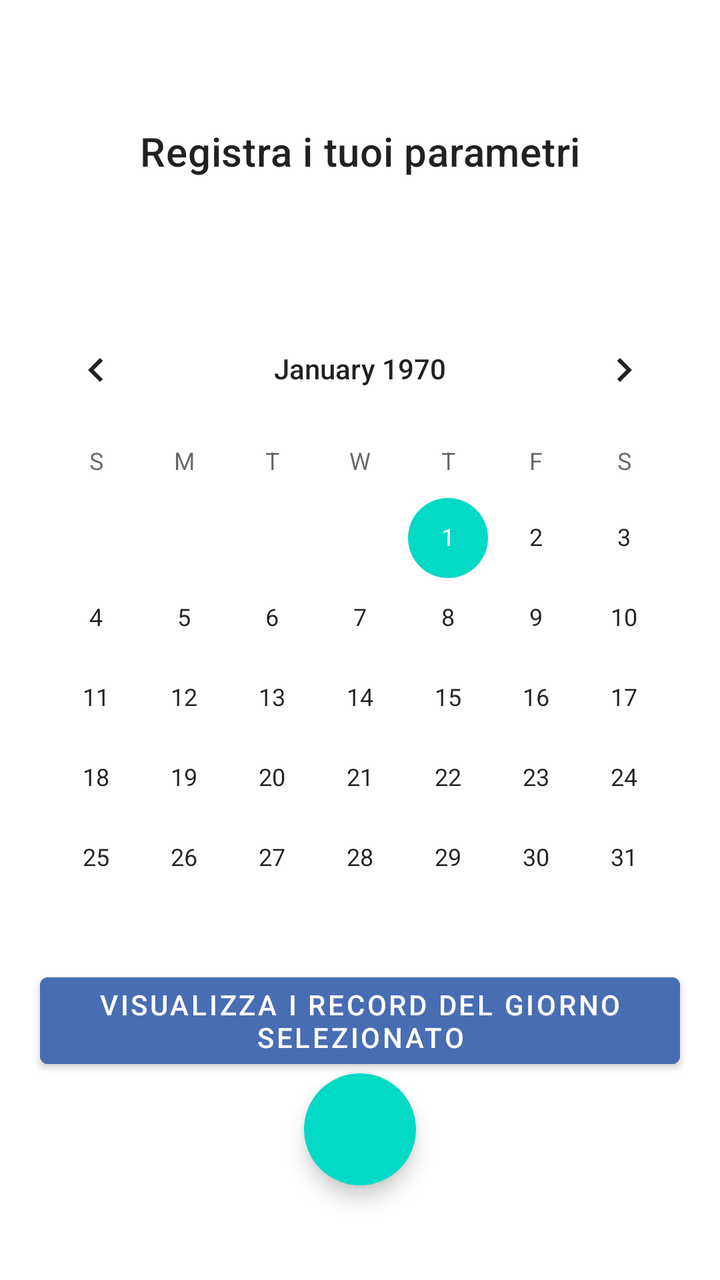
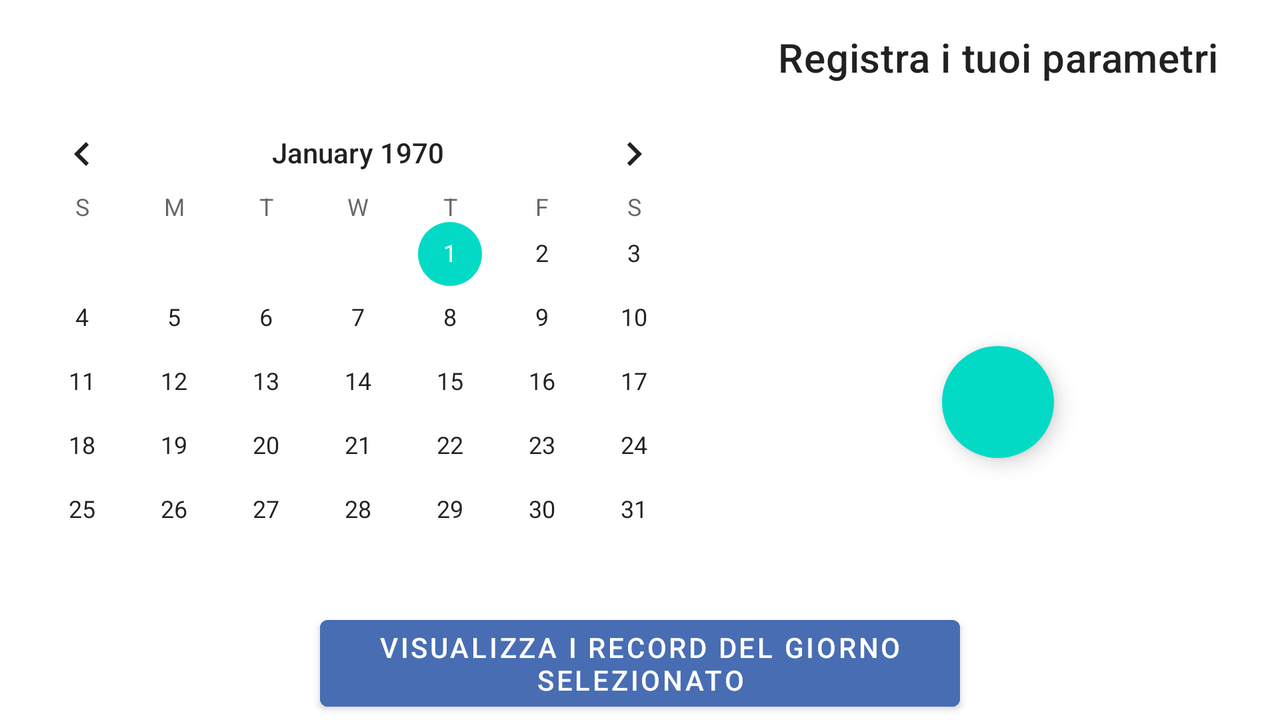

An Android layout and its configuration variant, each rendered on a device that would load it. The default file and the variant file are quoted in full after the pictures.
<!-- AndroidManifest.xml: application theme AppTheme -->
<!-- res/layout/fragment_calendar.xml -->
<?xml version="1.0" encoding="utf-8"?>
<androidx.constraintlayout.widget.ConstraintLayout
    xmlns:android="http://schemas.android.com/apk/res/android"
    xmlns:app="http://schemas.android.com/apk/res-auto"
    xmlns:tools="http://schemas.android.com/tools"
    android:layout_width="match_parent"
    android:layout_height="match_parent"
    android:orientation="vertical">

    <TextView
        android:id="@+id/textView3"
        android:layout_width="wrap_content"
        android:layout_height="wrap_content"
        android:gravity="center|top"
        android:text="Registra i tuoi parametri"
        android:textAppearance="?attr/textAppearanceHeadline6"
        app:layout_constraintBottom_toTopOf="@+id/calendarView"
        app:layout_constraintLeft_toLeftOf="parent"
        app:layout_constraintRight_toRightOf="parent"
        app:layout_constraintTop_toTopOf="parent" />

    <TextView
        android:id="@+id/textView2"
        android:layout_width="wrap_content"
        android:layout_height="wrap_content"
        android:gravity="center|top"
        android:text=""
        android:textAppearance="?attr/textAppearanceHeadline6"
        app:layout_constraintBottom_toTopOf="@+id/calendarView"
        app:layout_constraintLeft_toLeftOf="parent"
        app:layout_constraintRight_toRightOf="parent"
        app:layout_constraintTop_toBottomOf="@+id/textView3" />

    <CalendarView
        android:id="@+id/calendarView"
        android:layout_width="wrap_content"
        android:layout_height="wrap_content"
        app:layout_constraintBottom_toBottomOf="parent"
        app:layout_constraintTop_toTopOf="parent"
        app:layout_constraintRight_toRightOf="parent"
        app:layout_constraintLeft_toLeftOf="parent"
        />

    <com.google.android.material.button.MaterialButton
        android:id="@+id/checkRecordSelectedDate"
        android:layout_width="wrap_content"
        android:layout_height="wrap_content"
        android:backgroundTint="@color/colorBlueDark"
        android:text="visualizza i record del giorno selezionato"
        app:layout_constraintBottom_toTopOf="@+id/addRecord"
        app:layout_constraintEnd_toEndOf="parent"
        app:layout_constraintStart_toStartOf="parent"
        app:layout_constraintTop_toBottomOf="@+id/calendarView"
        android:layout_marginBottom="5dp"/>

    <com.google.android.material.floatingactionbutton.FloatingActionButton
        android:id="@+id/addRecord"
        android:layout_width="wrap_content"
        android:layout_height="wrap_content"
        android:layout_gravity="bottom|end"
        android:layout_margin="@dimen/fab_margin"
        android:backgroundTint="@color/colorAccent"
        app:borderWidth="0dp"
        app:elevation="6dp"
        app:layout_constraintBottom_toBottomOf="parent"
        app:layout_constraintLeft_toLeftOf="parent"
        app:layout_constraintRight_toRightOf="parent"
        app:layout_constraintTop_toBottomOf="@+id/calendarView"
        app:srcCompat="@drawable/ic_add" />

</androidx.constraintlayout.widget.ConstraintLayout>
<!-- resources referenced by this layout -->
<resources>
  <color name="colorAccent">#03DAC5</color>
  <color name="colorBlueDark">#486DB3</color>
  <dimen name="fab_margin">16dp</dimen>
  <style name="AppTheme" parent="Theme.MaterialComponents.Light.DarkActionBar">
          
          <item name="colorPrimary">@color/colorPrimary</item>
          <item name="colorPrimaryDark">@color/colorPrimaryDark</item>
          <item name="colorAccent">@color/colorAccent</item>
      </style>
  <color name="colorPrimary">#6200EE</color>
  <color name="colorPrimaryDark">#3700B3</color>
</resources>
<!-- res/layout-land/fragment_calendar.xml (the repository's variant of the layout above) -->
<!-- drawn on the phone turned sideways -->
<?xml version="1.0" encoding="utf-8"?>
<androidx.constraintlayout.widget.ConstraintLayout
    xmlns:android="http://schemas.android.com/apk/res/android"
    xmlns:app="http://schemas.android.com/apk/res-auto"
    xmlns:tools="http://schemas.android.com/tools"
    android:layout_width="match_parent"
    android:layout_height="match_parent"
    android:orientation="vertical">

    <TextView
        android:id="@+id/textView3"
        android:layout_width="wrap_content"
        android:layout_height="wrap_content"
        android:gravity="center|top"
        android:text="Registra i tuoi parametri"
        android:textAppearance="?attr/textAppearanceHeadline6"
        app:layout_constraintBottom_toTopOf="@+id/calendarView"
        app:layout_constraintEnd_toEndOf="parent"
        app:layout_constraintLeft_toLeftOf="parent"
        app:layout_constraintRight_toRightOf="parent"
        app:layout_constraintStart_toEndOf="@+id/calendarView"
        app:layout_constraintTop_toTopOf="parent" />

    <TextView
        android:id="@+id/textView2"
        android:layout_width="wrap_content"
        android:layout_height="wrap_content"
        android:gravity="center|top"
        android:text=""
        android:textAppearance="?attr/textAppearanceHeadline6"
        app:layout_constraintBottom_toTopOf="@+id/addRecord"
        app:layout_constraintEnd_toEndOf="parent"
        app:layout_constraintLeft_toLeftOf="parent"
        app:layout_constraintRight_toRightOf="parent"
        app:layout_constraintStart_toEndOf="@+id/calendarView"
        app:layout_constraintTop_toBottomOf="@+id/textView3" />

    <CalendarView
        android:id="@+id/calendarView"
        android:layout_width="wrap_content"
        android:layout_height="wrap_content"
        app:layout_constraintBottom_toBottomOf="parent"
        app:layout_constraintLeft_toLeftOf="parent"
        app:layout_constraintRight_toRightOf="parent"
        app:layout_constraintStart_toStartOf="parent"
        app:layout_constraintTop_toTopOf="parent" />

    <com.google.android.material.button.MaterialButton
        android:id="@+id/checkRecordSelectedDate"
        android:layout_width="wrap_content"
        android:layout_height="wrap_content"
        android:backgroundTint="@color/colorBlueDark"
        android:text="visualizza i record del giorno selezionato"
        app:layout_constraintBottom_toBottomOf="parent"
        app:layout_constraintEnd_toEndOf="parent"
        app:layout_constraintStart_toStartOf="parent"
        app:layout_constraintTop_toBottomOf="@+id/calendarView" />

    <com.google.android.material.floatingactionbutton.FloatingActionButton
        android:id="@+id/addRecord"
        android:layout_width="wrap_content"
        android:layout_height="wrap_content"
        android:layout_gravity="bottom|end"
        android:layout_margin="@dimen/fab_margin"
        android:backgroundTint="@color/colorAccent"
        app:borderWidth="0dp"
        app:elevation="6dp"
        app:layout_constraintBottom_toBottomOf="parent"
        app:layout_constraintEnd_toEndOf="parent"
        app:layout_constraintLeft_toLeftOf="parent"
        app:layout_constraintRight_toRightOf="parent"
        app:layout_constraintStart_toEndOf="@+id/calendarView"
        app:layout_constraintTop_toBottomOf="@+id/textView3"
        app:srcCompat="@drawable/ic_add" />

</androidx.constraintlayout.widget.ConstraintLayout>
